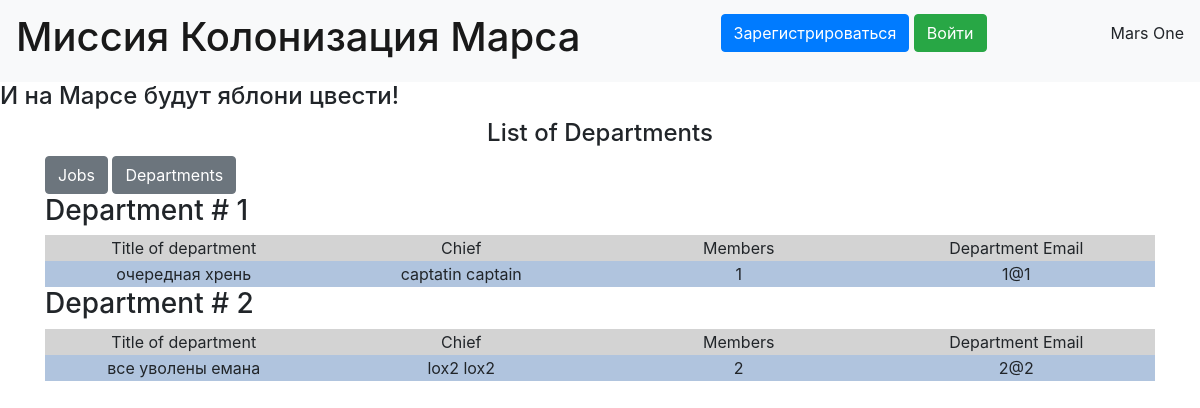
/departaments, run on an earlier commit of the app's database.
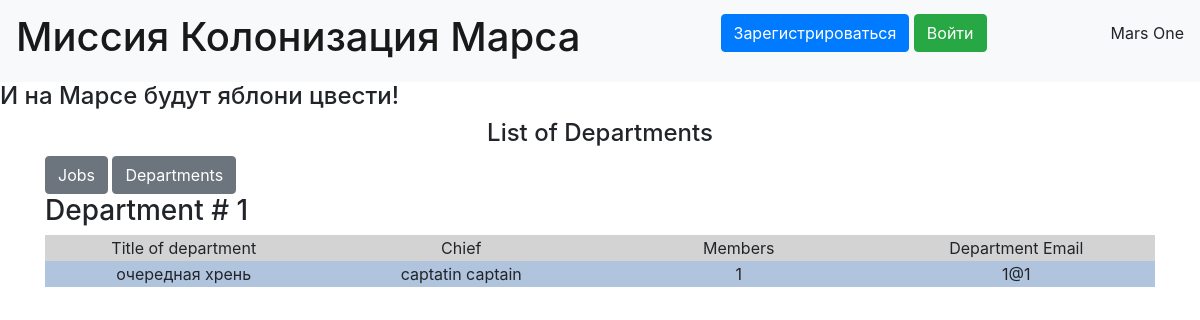
And on a later commit of the database.
### data/departments.py (models this page shows)
class Department(SqlAlchemyBase):
    __tablename__ = 'departments'
    id = sqlalchemy.Column(sqlalchemy.Integer, autoincrement=True, primary_key=True)
    title = sqlalchemy.Column(sqlalchemy.String, nullable=True)
    chief = sqlalchemy.Column(sqlalchemy.Integer)
    members = sqlalchemy.Column(sqlalchemy.String)
    email = sqlalchemy.Column(sqlalchemy.String)
    user_id = sqlalchemy.Column(sqlalchemy.Integer, sqlalchemy.ForeignKey('users.id'))
    user_relationship = orm.relationship("User", back_populates="departament_relationship")

### 21.py (the view)
@app.route('/departaments', methods=['GET', 'POST'])
def departments():
    db_sess = db_session.create_session()
    department_data = db_sess.query(Department).all()
    return render_template('departments.html', title='Departments', department_data=department_data)

### data/db_session.py (called while the page is built)
def create_session() -> Session:
    global __factory
    return __factory()

### templates/departments.html (shortened to what this page needs)
{% extends "base.html" %}
{% block content %}
<h4 align="center">List of Departments</h4>
{% if current_user.is_authenticated %}
<div>
    <a class="btn btn-secondary" href="/">Go to Jobs</a>
    <a class="btn btn-secondary" href="/adddepartments">Add a Department</a><br>
</div>
{% elif not current_user.is_authenticated %}
        <a class="btn btn-secondary" href="/">Jobs</a>
        <a class="btn btn-secondary" href="/departaments">Departments</a><br>
{% endif %}
{% for item in department_data %}
    <h3>Department # {{item.id}}</h3>
    <table>
            <tr class="heading_table">
                <td>Title of department</td>
                <td>Chief</td>
                <td>Members</td>
                <td>Department Email</td>
            </tr>
            <tr class="body_table">
                <td>{{item.title}}</td>
                <td>{{item.chief}}</td>
                <td>{{item.members}}</td>
                <td>{{item.email}}</td>
            </tr>
    </table>
{% endfor %}
{% endblock %}

### templates/base.html (shortened to what this page needs)
<!doctype html>
<html lang="en">
<head>
    <link href="https://cdn.jsdelivr.net/npm/bootstrap@4.4.1/dist/css/bootstrap.min.css" rel="stylesheet">
    <link rel="stylesheet" type="text/css" href="{{url_for('static', filename='css/style.css')}}"/>
</head>
</head>
<body>
<header>
    <nav class="navbar navbar-light bg-light">
        <a class="navbar-brand" href="#"><h1>Миссия Колонизация Марса</h1></a>
        {% if current_user.is_authenticated %}
        <a href="/logout" class="navbar-brand">{{ current_user.surname}} {{ current_user.name }}</a>
        <a class="btn btn-danger" href="/logout">Выйти </a>
        {% else %}
        <p>
            <a class="btn btn-primary " href="/register">Зарегистрироваться</a>
            <a class="btn btn-success" href="/login">Войти</a>
        </p>
        {% endif %}
        <p>Mars One</p>
    </nav>
</header>
    <h4>И на Марсе будут яблони цвести!</h4>
<main role="main" class="container">
    {% block content %}{% endblock %}
</main>
</body>
</html>

### static/css/style.css (style rules this page uses)
table { text-align: center; alignment: center; width: 100%; overflow-wrap: break-word; word-break: break-word; table-layout: fixed; }
.heading_table { background-color: lightgray; }
.body_table { background-color: lightsteelblue; }

What changed in the data, as far as the page shows it:
removed Department: id "2", title "все уволены емана", chief "lox2 lox2", members "2", email "2@2"
